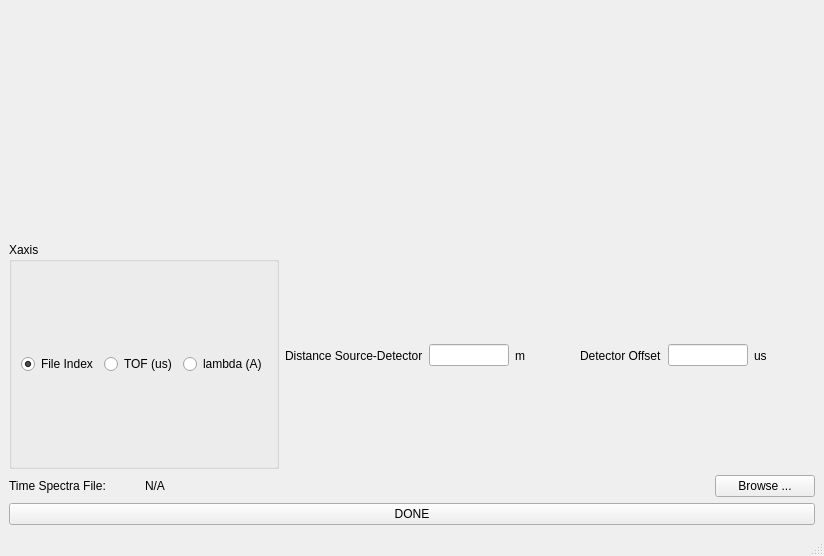
<?xml version="1.0" encoding="UTF-8"?>
<ui version="4.0">
 <class>MainWindow</class>
 <widget class="QMainWindow" name="MainWindow">
  <property name="geometry">
   <rect>
    <x>0</x>
    <y>0</y>
    <width>824</width>
    <height>556</height>
   </rect>
  </property>
  <property name="windowTitle">
   <string>MainWindow</string>
  </property>
  <widget class="QWidget" name="centralwidget">
   <layout class="QVBoxLayout" name="verticalLayout">
    <item>
     <widget class="QWidget" name="widget" native="true">
      <property name="sizePolicy">
       <sizepolicy hsizetype="Expanding" vsizetype="Preferred">
        <horstretch>0</horstretch>
        <verstretch>0</verstretch>
       </sizepolicy>
      </property>
     </widget>
    </item>
    <item>
     <layout class="QHBoxLayout" name="horizontalLayout_7">
      <item>
       <widget class="QGroupBox" name="groupBox">
        <property name="title">
         <string>Xaxis</string>
        </property>
        <layout class="QHBoxLayout" name="horizontalLayout_8">
         <item>
          <widget class="QRadioButton" name="file_index_ratio_button">
           <property name="text">
            <string>File Index</string>
           </property>
           <property name="checked">
            <bool>true</bool>
           </property>
          </widget>
         </item>
         <item>
          <widget class="QRadioButton" name="tof_radio_button">
           <property name="text">
            <string>TOF (us)</string>
           </property>
          </widget>
         </item>
         <item>
          <widget class="QRadioButton" name="lambda_radio_button">
           <property name="text">
            <string>lambda (A)</string>
           </property>
          </widget>
         </item>
        </layout>
       </widget>
      </item>
      <item>
       <layout class="QHBoxLayout" name="horizontalLayout_2">
        <item>
         <widget class="QLabel" name="label">
          <property name="text">
           <string>Distance Source-Detector</string>
          </property>
         </widget>
        </item>
        <item>
         <widget class="QLineEdit" name="distance_source_detector_value">
          <property name="minimumSize">
           <size>
            <width>80</width>
            <height>0</height>
           </size>
          </property>
          <property name="maximumSize">
           <size>
            <width>80</width>
            <height>16777215</height>
           </size>
          </property>
         </widget>
        </item>
        <item>
         <widget class="QLabel" name="label_2">
          <property name="text">
           <string>m</string>
          </property>
         </widget>
        </item>
        <item>
         <spacer name="horizontalSpacer">
          <property name="orientation">
           <enum>Qt::Horizontal</enum>
          </property>
          <property name="sizeHint" stdset="0">
           <size>
            <width>40</width>
            <height>20</height>
           </size>
          </property>
         </spacer>
        </item>
        <item>
         <widget class="QLabel" name="label_3">
          <property name="text">
           <string>Detector Offset</string>
          </property>
         </widget>
        </item>
        <item>
         <widget class="QLineEdit" name="detector_offset_value">
          <property name="minimumSize">
           <size>
            <width>80</width>
            <height>0</height>
           </size>
          </property>
          <property name="maximumSize">
           <size>
            <width>80</width>
            <height>16777215</height>
           </size>
          </property>
         </widget>
        </item>
        <item>
         <widget class="QLabel" name="detector_offset_units">
          <property name="text">
           <string>us</string>
          </property>
         </widget>
        </item>
        <item>
         <spacer name="horizontalSpacer_3">
          <property name="orientation">
           <enum>Qt::Horizontal</enum>
          </property>
          <property name="sizeHint" stdset="0">
           <size>
            <width>40</width>
            <height>20</height>
           </size>
          </property>
         </spacer>
        </item>
       </layout>
      </item>
     </layout>
    </item>
    <item>
     <layout class="QHBoxLayout" name="horizontalLayout_3">
      <item>
       <widget class="QLabel" name="label_5">
        <property name="maximumSize">
         <size>
          <width>130</width>
          <height>16777215</height>
         </size>
        </property>
        <property name="text">
         <string>Time Spectra File:</string>
        </property>
       </widget>
      </item>
      <item>
       <widget class="QLabel" name="time_spectra_file">
        <property name="text">
         <string>N/A</string>
        </property>
       </widget>
      </item>
      <item>
       <widget class="QPushButton" name="time_spectra_file_browse_button">
        <property name="minimumSize">
         <size>
          <width>100</width>
          <height>0</height>
         </size>
        </property>
        <property name="maximumSize">
         <size>
          <width>100</width>
          <height>16777215</height>
         </size>
        </property>
        <property name="text">
         <string>Browse ...</string>
        </property>
       </widget>
      </item>
     </layout>
    </item>
    <item>
     <layout class="QHBoxLayout" name="horizontalLayout">
      <item>
       <widget class="QPushButton" name="done_button">
        <property name="text">
         <string>DONE</string>
        </property>
       </widget>
      </item>
     </layout>
    </item>
   </layout>
  </widget>
  <widget class="QMenuBar" name="menubar">
   <property name="geometry">
    <rect>
     <x>0</x>
     <y>0</y>
     <width>824</width>
     <height>22</height>
    </rect>
   </property>
  </widget>
  <widget class="QStatusBar" name="statusbar"/>
 </widget>
 <resources/>
 <connections>
  <connection>
   <sender>done_button</sender>
   <signal>clicked()</signal>
   <receiver>MainWindow</receiver>
   <slot>done_button_clicked()</slot>
   <hints>
    <hint type="sourcelabel">
     <x>711</x>
     <y>459</y>
    </hint>
    <hint type="destinationlabel">
     <x>552</x>
     <y>492</y>
    </hint>
   </hints>
  </connection>
  <connection>
   <sender>distance_source_detector_value</sender>
   <signal>editingFinished()</signal>
   <receiver>MainWindow</receiver>
   <slot>distance_source_detector_validated()</slot>
   <hints>
    <hint type="sourcelabel">
     <x>210</x>
     <y>255</y>
    </hint>
    <hint type="destinationlabel">
     <x>399</x>
     <y>299</y>
    </hint>
   </hints>
  </connection>
  <connection>
   <sender>detector_offset_value</sender>
   <signal>returnPressed()</signal>
   <receiver>MainWindow</receiver>
   <slot>detector_offset_validated()</slot>
   <hints>
    <hint type="sourcelabel">
     <x>721</x>
     <y>255</y>
    </hint>
    <hint type="destinationlabel">
     <x>399</x>
     <y>299</y>
    </hint>
   </hints>
  </connection>
  <connection>
   <sender>time_spectra_file_browse_button</sender>
   <signal>clicked()</signal>
   <receiver>MainWindow</receiver>
   <slot>time_spectra_file_browse_button_clicked()</slot>
   <hints>
    <hint type="sourcelabel">
     <x>736</x>
     <y>345</y>
    </hint>
    <hint type="destinationlabel">
     <x>399</x>
     <y>299</y>
    </hint>
   </hints>
  </connection>
  <connection>
   <sender>file_index_ratio_button</sender>
   <signal>clicked()</signal>
   <receiver>MainWindow</receiver>
   <slot>radio_button_clicked()</slot>
   <hints>
    <hint type="sourcelabel">
     <x>66</x>
     <y>224</y>
    </hint>
    <hint type="destinationlabel">
     <x>470</x>
     <y>277</y>
    </hint>
   </hints>
  </connection>
  <connection>
   <sender>tof_radio_button</sender>
   <signal>clicked()</signal>
   <receiver>MainWindow</receiver>
   <slot>radio_button_clicked()</slot>
   <hints>
    <hint type="sourcelabel">
     <x>156</x>
     <y>224</y>
    </hint>
    <hint type="destinationlabel">
     <x>470</x>
     <y>277</y>
    </hint>
   </hints>
  </connection>
  <connection>
   <sender>lambda_radio_button</sender>
   <signal>clicked()</signal>
   <receiver>MainWindow</receiver>
   <slot>radio_button_clicked()</slot>
   <hints>
    <hint type="sourcelabel">
     <x>249</x>
     <y>224</y>
    </hint>
    <hint type="destinationlabel">
     <x>470</x>
     <y>277</y>
    </hint>
   </hints>
  </connection>
 </connections>
 <slots>
  <slot>done_button_clicked()</slot>
  <slot>distance_source_detector_validated()</slot>
  <slot>detector_offset_validated()</slot>
  <slot>time_spectra_file_browse_button_clicked()</slot>
  <slot>radio_button_clicked()</slot>
 </slots>
</ui>
